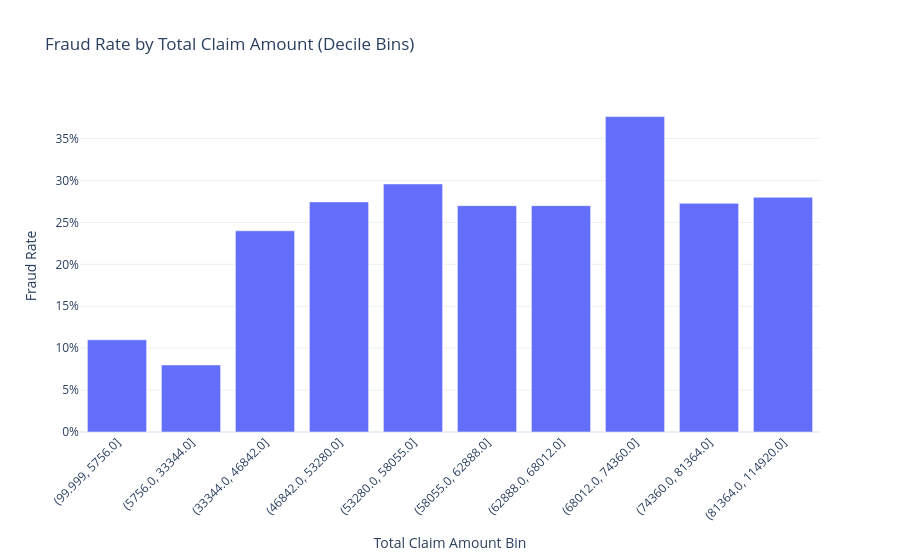

The code cell stored with this chart in its notebook:
### Code cell
# ============================================================
# step_04 TOTAL_CLAIM_AMOUNT — NONLINEARITY EXPLORATION
# ============================================================
# Why:
# - `total_claim_amount` shows weak model importance, which is suspicious.
# - Hypothesis: the relationship with fraud is nonlinear — certain value "zones"
#   might have higher fraud rates.
# - We'll bin claim amounts into deciles (equal‑frequency bins) and visualize fraud rates.
# - Non‑monotonic behavior ⇒ nonlinearity ⇒ reason for low raw importance.

import pandas as pd
import plotly.express as px

# --- Step 1: Create quantile bins (deciles)
df["claim_decile"] = pd.qcut(df["total_claim_amount"], q=10, duplicates='drop')

# --- Step 2: Compute fraud statistics per bin
claim_bin_stats = (
    df.groupby("claim_decile", observed=True)["target"]
    .agg(['count', 'sum'])
    .reset_index()
)
claim_bin_stats["fraud_rate"] = claim_bin_stats["sum"] / claim_bin_stats["count"]

# --- Step 3: Convert Interval objects → readable strings for Plotly
claim_bin_stats["claim_decile_str"] = claim_bin_stats["claim_decile"].astype(str)

# --- Step 4: Interactive bar plot with Plotly
fig = px.bar(
    claim_bin_stats,
    x="claim_decile_str",
    y="fraud_rate",
    title="Fraud Rate by Total Claim Amount (Decile Bins)",
    labels={"claim_decile_str": "Total Claim Amount Bin", "fraud_rate": "Fraud Rate"},
)
fig.update_layout(
    xaxis_tickangle=-45,
    yaxis_tickformat=".0%",
    template="plotly_white"
)
fig.show()

# --- Optional: Inspect table for numeric verification
claim_bin_stats[["claim_decile_str", "count", "sum", "fraud_rate"]]

### Figure 1 — Plotly figure (JSON) as saved in the notebook; plotly's stock layout.template omitted (floating-point values rounded to 4 significant figures)
{"data": [{"hovertemplate": "Total Claim Amount Bin=%{x}<br>Fraud Rate=%{y}<extra></extra>", "legendgroup": "", "marker": {"color": "#636efa", "pattern": {"shape": ""}}, "name": "", "orientation": "v", "showlegend": false, "textposition": "auto", "type": "bar", "x": ["(99.999, 5756.0]", "(5756.0, 33344.0]", "(33344.0, 46842.0]", "(46842.0, 53280.0]", "(53280.0, 58055.0]", "(58055.0, 62888.0]", "(62888.0, 68012.0]", "(68012.0, 74360.0]", "(74360.0, 81364.0]", "(81364.0, 114920.0]"], "xaxis": "x", "y": [0.11, 0.08, 0.24, 0.2745, 0.2959, 0.27, 0.27, 0.3762, 0.2727, 0.28], "yaxis": "y"}], "layout": {"barmode": "relative", "legend": {"tracegroupgap": 0}, "title": {"text": "Fraud Rate by Total Claim Amount (Decile Bins)"}, "xaxis": {"anchor": "y", "domain": [0, 1], "tickangle": -45, "title": {"text": "Total Claim Amount Bin"}}, "yaxis": {"anchor": "x", "domain": [0, 1], "tickformat": ".0%", "title": {"text": "Fraud Rate"}}}}
